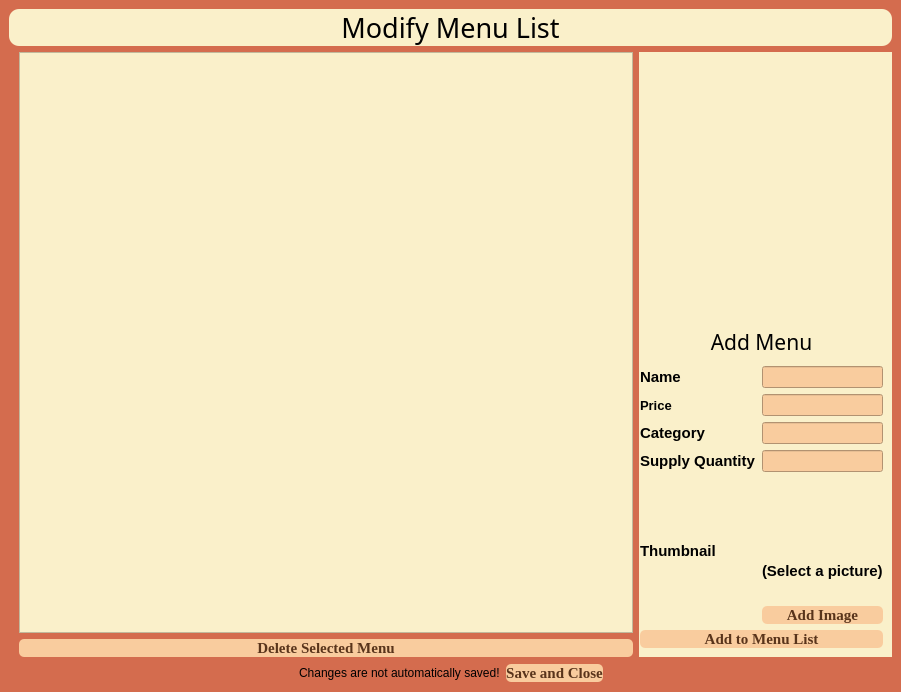
<?xml version="1.0" encoding="UTF-8"?>
<ui version="4.0">
 <class>ProductsWindow</class>
 <widget class="QMainWindow" name="ProductsWindow">
  <property name="geometry">
   <rect>
    <x>0</x>
    <y>0</y>
    <width>901</width>
    <height>692</height>
   </rect>
  </property>
  <property name="windowTitle">
   <string>Add New Product</string>
  </property>
  <property name="styleSheet">
   <string notr="true">background-color: rgb(212, 108, 78);</string>
  </property>
  <widget class="QWidget" name="centralwidget">
   <layout class="QVBoxLayout" name="verticalLayout_2">
    <item>
     <layout class="QHBoxLayout" name="horizontalLayout"/>
    </item>
    <item>
     <widget class="QLabel" name="HeaderLabel">
      <property name="font">
       <font>
        <family>Amsterdam Traveling</family>
        <pointsize>20</pointsize>
       </font>
      </property>
      <property name="styleSheet">
       <string notr="true">color: rgb(0, 0, 0);
background-color: rgb(250, 240, 202);
border-radius: 10px
</string>
      </property>
      <property name="text">
       <string>&lt;html&gt;&lt;head/&gt;&lt;body&gt;&lt;p align=&quot;center&quot;&gt;Modify Menu List&lt;/p&gt;&lt;/body&gt;&lt;/html&gt;</string>
      </property>
     </widget>
    </item>
    <item>
     <layout class="QHBoxLayout" name="horizontalLayout_2" stretch="60,0">
      <item>
       <layout class="QVBoxLayout" name="verticalLayout_3">
        <property name="leftMargin">
         <number>10</number>
        </property>
        <item>
         <widget class="QTreeView" name="productsList">
          <property name="styleSheet">
           <string notr="true">
background-color: rgb(250, 240, 202);</string>
          </property>
         </widget>
        </item>
        <item>
         <widget class="QPushButton" name="pushButton">
          <property name="font">
           <font>
            <family>Georgia</family>
            <pointsize>11</pointsize>
            <bold>true</bold>
           </font>
          </property>
          <property name="styleSheet">
           <string notr="true">
background-color: rgb(249, 204, 158);
color: rgb(89, 52, 27);
border-radius: 5px;</string>
          </property>
          <property name="text">
           <string>Delete Selected Menu</string>
          </property>
         </widget>
        </item>
       </layout>
      </item>
      <item>
       <widget class="QWidget" name="" native="true">
        <property name="styleSheet">
         <string notr="true">background-color: rgb(250, 240, 202);</string>
        </property>
        <layout class="QVBoxLayout" name="verticalLayout">
         <property name="leftMargin">
          <number>1</number>
         </property>
         <item>
          <widget class="QLabel" name="RestaurantLogo">
           <property name="maximumSize">
            <size>
             <width>300</width>
             <height>300</height>
            </size>
           </property>
           <property name="layoutDirection">
            <enum>Qt::LeftToRight</enum>
           </property>
           <property name="styleSheet">
            <string notr="true">image: url(:/logo/pictures/logo 4.png);</string>
           </property>
           <property name="frameShape">
            <enum>QFrame::NoFrame</enum>
           </property>
           <property name="text">
            <string/>
           </property>
           <property name="alignment">
            <set>Qt::AlignCenter</set>
           </property>
           <property name="margin">
            <number>6</number>
           </property>
           <property name="indent">
            <number>-6</number>
           </property>
          </widget>
         </item>
         <item>
          <widget class="QLabel" name="AddMenuLabel">
           <property name="maximumSize">
            <size>
             <width>16777215</width>
             <height>35</height>
            </size>
           </property>
           <property name="font">
            <font>
             <family>Amsterdam Traveling</family>
             <pointsize>16</pointsize>
            </font>
           </property>
           <property name="styleSheet">
            <string notr="true">color: rgb(0, 0, 0);
background-color: rgb(250, 240, 202);
border-radius: 10px
</string>
           </property>
           <property name="text">
            <string>&lt;html&gt;&lt;head/&gt;&lt;body&gt;&lt;p align=&quot;center&quot;&gt;Add Menu&lt;/p&gt;&lt;/body&gt;&lt;/html&gt;</string>
           </property>
          </widget>
         </item>
         <item>
          <layout class="QGridLayout" name="gridLayout">
           <item row="1" column="0">
            <widget class="QLabel" name="MenuPriceLabel">
             <property name="font">
              <font>
               <pointsize>10</pointsize>
               <bold>true</bold>
              </font>
             </property>
             <property name="styleSheet">
              <string notr="true">color: rgb(0, 0, 0);
background-color: rgb(250, 240, 202);</string>
             </property>
             <property name="text">
              <string>Price</string>
             </property>
            </widget>
           </item>
           <item row="4" column="0">
            <widget class="QLabel" name="MenuThumbnailLabel">
             <property name="font">
              <font>
               <pointsize>11</pointsize>
               <bold>true</bold>
              </font>
             </property>
             <property name="styleSheet">
              <string notr="true">color: rgb(0, 0, 0);
background-color: rgb(250, 240, 202);</string>
             </property>
             <property name="text">
              <string>Thumbnail</string>
             </property>
            </widget>
           </item>
           <item row="4" column="1">
            <layout class="QVBoxLayout" name="verticalLayout_4">
             <item>
              <widget class="QLabel" name="MenuPicture">
               <property name="text">
                <string/>
               </property>
              </widget>
             </item>
             <item>
              <widget class="QLabel" name="MenuFilePath">
               <property name="font">
                <font>
                 <pointsize>11</pointsize>
                 <bold>true</bold>
                </font>
               </property>
               <property name="styleSheet">
                <string notr="true">color: rgb(0, 0, 0);</string>
               </property>
               <property name="text">
                <string>(Select a picture)</string>
               </property>
              </widget>
             </item>
             <item>
              <widget class="QPushButton" name="AddImageButton">
               <property name="font">
                <font>
                 <family>Georgia</family>
                 <pointsize>11</pointsize>
                 <bold>true</bold>
                </font>
               </property>
               <property name="styleSheet">
                <string notr="true">
background-color: rgb(249, 204, 158);
color: rgb(89, 52, 27);
border-radius: 5px;</string>
               </property>
               <property name="text">
                <string>Add Image</string>
               </property>
              </widget>
             </item>
            </layout>
           </item>
           <item row="3" column="0">
            <widget class="QLabel" name="MenuSupplyQuantityLabel">
             <property name="font">
              <font>
               <pointsize>11</pointsize>
               <bold>true</bold>
              </font>
             </property>
             <property name="styleSheet">
              <string notr="true">color: rgb(0, 0, 0);
background-color: rgb(250, 240, 202);</string>
             </property>
             <property name="text">
              <string>Supply Quantity</string>
             </property>
            </widget>
           </item>
           <item row="2" column="0">
            <widget class="QLabel" name="MenuCategoryLabel">
             <property name="font">
              <font>
               <pointsize>11</pointsize>
               <bold>true</bold>
              </font>
             </property>
             <property name="styleSheet">
              <string notr="true">color: rgb(0, 0, 0);
background-color: rgb(250, 240, 202);</string>
             </property>
             <property name="text">
              <string>Category</string>
             </property>
            </widget>
           </item>
           <item row="2" column="1">
            <widget class="QLineEdit" name="MenuCategoryLineEdit">
             <property name="styleSheet">
              <string notr="true">color: rgb(0, 0, 0);
background-color: rgb(249, 204, 158);</string>
             </property>
            </widget>
           </item>
           <item row="1" column="1">
            <widget class="QLineEdit" name="MenuPriceLineEdit">
             <property name="styleSheet">
              <string notr="true">color: rgb(0, 0, 0);
background-color: rgb(249, 204, 158);</string>
             </property>
            </widget>
           </item>
           <item row="3" column="1">
            <widget class="QLineEdit" name="MenuSupplyQuantityLineEdit">
             <property name="styleSheet">
              <string notr="true">color: rgb(0, 0, 0);
background-color: rgb(249, 204, 158);</string>
             </property>
            </widget>
           </item>
           <item row="0" column="1">
            <widget class="QLineEdit" name="MenuNameLineEdit">
             <property name="styleSheet">
              <string notr="true">color: rgb(0, 0, 0);
background-color: rgb(249, 204, 158);</string>
             </property>
            </widget>
           </item>
           <item row="0" column="0">
            <widget class="QLabel" name="MenuNameLabel">
             <property name="font">
              <font>
               <family>Segoe UI</family>
               <pointsize>11</pointsize>
               <bold>true</bold>
              </font>
             </property>
             <property name="styleSheet">
              <string notr="true">color: rgb(0, 0, 0);
background-color: rgb(250, 240, 202);</string>
             </property>
             <property name="text">
              <string>Name</string>
             </property>
            </widget>
           </item>
          </layout>
         </item>
         <item>
          <widget class="QPushButton" name="AddMenuButton">
           <property name="font">
            <font>
             <family>Georgia</family>
             <pointsize>11</pointsize>
             <bold>true</bold>
            </font>
           </property>
           <property name="styleSheet">
            <string notr="true">
background-color: rgb(249, 204, 158);
color: rgb(89, 52, 27);
border-radius: 5px;</string>
           </property>
           <property name="text">
            <string>Add to Menu List</string>
           </property>
          </widget>
         </item>
        </layout>
       </widget>
      </item>
     </layout>
    </item>
    <item>
     <layout class="QHBoxLayout" name="horizontalLayout_3">
      <item>
       <spacer name="horizontalSpacer">
        <property name="orientation">
         <enum>Qt::Horizontal</enum>
        </property>
        <property name="sizeHint" stdset="0">
         <size>
          <width>40</width>
          <height>20</height>
         </size>
        </property>
       </spacer>
      </item>
      <item>
       <widget class="QLabel" name="NoticeLabel">
        <property name="styleSheet">
         <string notr="true">color: rgb(0, 0, 0);</string>
        </property>
        <property name="text">
         <string>Changes are not automatically saved!</string>
        </property>
       </widget>
      </item>
      <item>
       <widget class="QPushButton" name="SaveCloseButton">
        <property name="font">
         <font>
          <family>Georgia</family>
          <pointsize>11</pointsize>
          <bold>true</bold>
         </font>
        </property>
        <property name="styleSheet">
         <string notr="true">
background-color: rgb(249, 204, 158);
color: rgb(89, 52, 27);
border-radius: 5px;</string>
        </property>
        <property name="text">
         <string>Save and Close</string>
        </property>
       </widget>
      </item>
      <item>
       <spacer name="horizontalSpacer_2">
        <property name="orientation">
         <enum>Qt::Horizontal</enum>
        </property>
        <property name="sizeHint" stdset="0">
         <size>
          <width>40</width>
          <height>20</height>
         </size>
        </property>
       </spacer>
      </item>
     </layout>
    </item>
   </layout>
  </widget>
  <widget class="QMenuBar" name="menubar">
   <property name="geometry">
    <rect>
     <x>0</x>
     <y>0</y>
     <width>901</width>
     <height>25</height>
    </rect>
   </property>
  </widget>
 </widget>
 <resources/>
 <connections/>
</ui>
